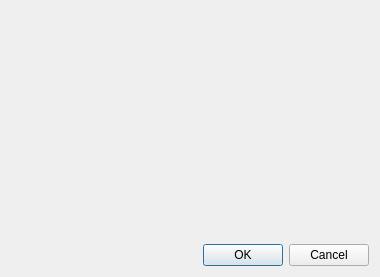
<ui version="4.0" >
 <class>FilterOptionsDialog</class>
 <widget class="QDialog" name="FilterOptionsDialog" >
  <property name="windowModality" >
   <enum>Qt::ApplicationModal</enum>
  </property>
  <property name="geometry" >
   <rect>
    <x>0</x>
    <y>0</y>
    <width>380</width>
    <height>277</height>
   </rect>
  </property>
  <property name="windowTitle" >
   <string>Filter Save Options</string>
  </property>
  <property name="modal" >
   <bool>true</bool>
  </property>
  <layout class="QVBoxLayout" name="verticalLayout" >
   <item>
    <widget class="QLabel" name="FilterTypeLabel" >
     <property name="text" >
      <string>&lt;Type></string>
     </property>
     <property name="alignment" >
      <set>Qt::AlignCenter</set>
     </property>
    </widget>
   </item>
   <item>
    <widget class="QWidget" native="1" name="CentralWidget" >
     <property name="sizePolicy" >
      <sizepolicy vsizetype="MinimumExpanding" hsizetype="MinimumExpanding" >
       <horstretch>0</horstretch>
       <verstretch>0</verstretch>
      </sizepolicy>
     </property>
    </widget>
   </item>
   <item>
    <widget class="QDialogButtonBox" name="buttonBox" >
     <property name="orientation" >
      <enum>Qt::Horizontal</enum>
     </property>
     <property name="standardButtons" >
      <set>QDialogButtonBox::Cancel|QDialogButtonBox::Ok</set>
     </property>
    </widget>
   </item>
  </layout>
 </widget>
 <resources/>
 <connections>
  <connection>
   <sender>buttonBox</sender>
   <signal>accepted()</signal>
   <receiver>FilterOptionsDialog</receiver>
   <slot>accept()</slot>
   <hints>
    <hint type="sourcelabel" >
     <x>248</x>
     <y>254</y>
    </hint>
    <hint type="destinationlabel" >
     <x>157</x>
     <y>274</y>
    </hint>
   </hints>
  </connection>
  <connection>
   <sender>buttonBox</sender>
   <signal>rejected()</signal>
   <receiver>FilterOptionsDialog</receiver>
   <slot>reject()</slot>
   <hints>
    <hint type="sourcelabel" >
     <x>316</x>
     <y>260</y>
    </hint>
    <hint type="destinationlabel" >
     <x>286</x>
     <y>274</y>
    </hint>
   </hints>
  </connection>
 </connections>
</ui>
